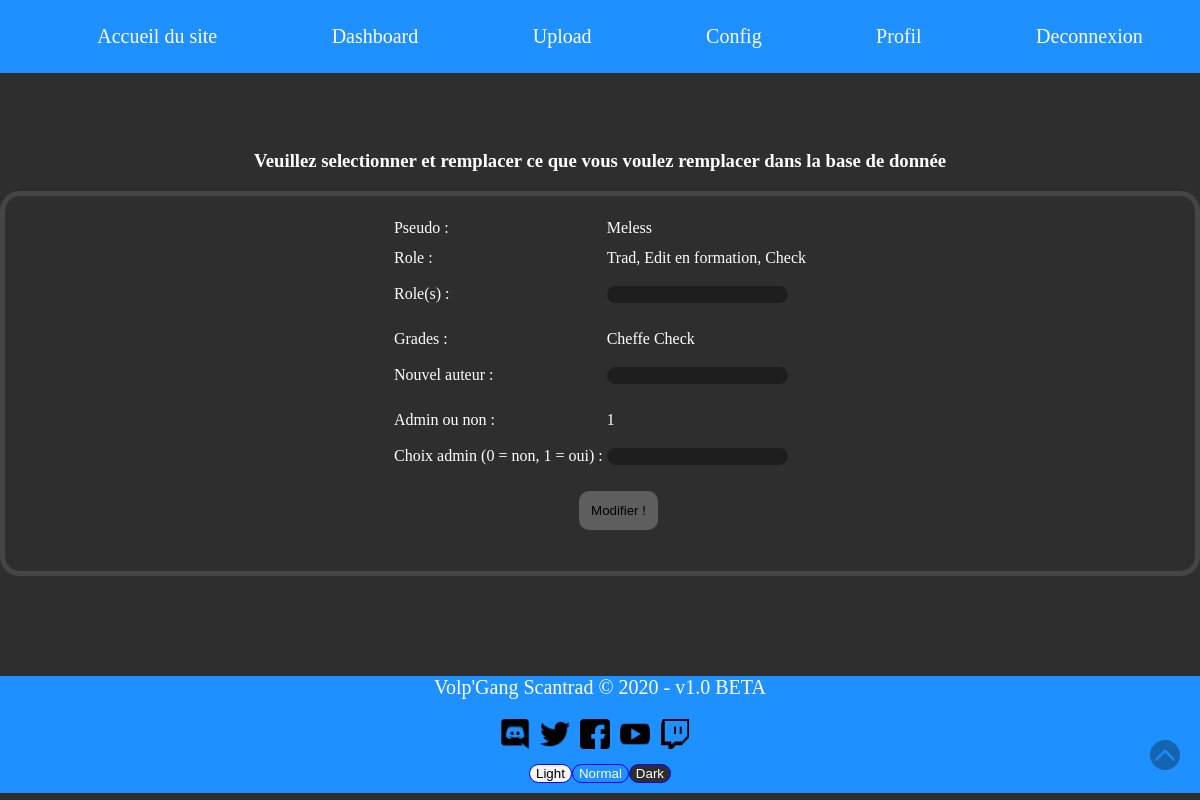
The app's page /admin/modif_team.php?name=Meless (signed in) with its own data.
### tables this page shows
CREATE TABLE IF NOT EXISTS `team` (
  `id` int(11) NOT NULL AUTO_INCREMENT,
  `pseudo` text NOT NULL,
  `role` text NOT NULL,
  `grade` text NOT NULL,
  `Admin` tinyint(1) NOT NULL,
  PRIMARY KEY (`id`)
);

### admin/modif_team.php (the view, shortened to what this page needs)
<?php
require 'nav_admin.php';
$bdd = new PDO('mysql:host=127.0.0.1;port=3308;dbname=vgs', 'root', '');
$getname = $_GET['name'];
$mangas = $bdd->prepare('SELECT * FROM team WHERE pseudo = ?');
$mangas->execute(array($getname));
$donnees = $mangas->fetch();
?>
<html class="" id="toggle_page">
<head>
    <link rel="stylesheet" type="text/css" href="../css/style.css">
    <link rel="stylesheet" type="text/css" href="../css/admin/upload.css">
</head>
<body>
<div align="center">
    <h3>Veuillez selectionner et remplacer ce que vous voulez remplacer dans la base de donnée</h3>
</div>
<div class="form">
    <form method="POST">
        <table>
            <tr>
                <td>
                    <label>Pseudo : </label>
                </td>
                <td>
                    <label><?= $donnees['pseudo'] ?></label>
                </td>
            </tr>
            <tr><td></td></tr>
            <tr><td></td></tr>
            <tr>
                <td>
                    <label>Role : </label>
                </td>
                <td>
                    <label><?= $donnees['role'] ?></label>
                </td>
            </tr>
            <tr>
                <td>
                    <label for="role">Role(s) : </label>
                </td>
                <td>
                    <input class="text" type="text" name="role" id="role">
                </td>
            </tr>
            <tr><td></td></tr>
            <tr><td></td></tr>
            <tr>
                <td>
                    <label>Grades : </label>
                </td>
                <td>
                    <label><?= $donnees['grade'] ?></label>
                </td>
            </tr>
            <tr>
                <td>
                    <label for="grade">Nouvel auteur : </label>
                </td>
                <td>
                    <input class="text" type="text" name="grade" id="grade">
                </td>
            </tr>
            <tr><td></td></tr>
            <tr><td></td></tr>
            <tr>
                <td>
                    <label>Admin ou non : </label>
                </td>
                <td>
                    <label><?= $donnees['Admin'] ?></label>
                </td>
            </tr>
            <tr>
                <td>
                    <label for="admin">Choix admin (0 = non, 1 = oui) : </label>
                </td>
                <td>
                    <input class="text" type="text" name="admin" id="admin">
                </td>
            </tr>
            <tr><td></td></tr>
            <tr><td></td></tr>
        </table>
        <input class="input-select formchoice" type="submit" formmethod="post" name="formmodif" value="Modifier !">
    </form>
</div>
<?php require '../complements/footer.php'; ?>
</body>
</html>

### css/complements.css (style rules this page uses)
* { -moz-box-sizing: border-box; box-sizing: border-box; }
body { min-height: 100%; margin: 0; padding: 0; }

### css/style.css (style rules this page uses)
html { font-family: "Comic Sans MS", serif; margin-top: 150px; }
body { background-color: var(--body_bg_color); color: var(--text_color); }

### css/admin/upload.css (style rules this page uses)
html { margin-top: 150px; }
input.input-select { border: 2px solid #5E5E5E; border-radius: 10px; background: #5E5E5E; padding: 10px; outline: none; margin: 0 10px 0 10px; text-align: center; }
input.text { margin-top: 15px; outline: none; margin-bottom: 15px; }
.form { display: flex; justify-content: center; border: 5px solid #444544; border-radius: 20px; padding: 20px; }
input.text, .filup { background: #1E1E1E; color: var(--text_color); border: var(--border_black); border-radius: 15px; text-align: center; }
input.formchoice { margin-bottom: 5px; display: flex; margin-left: 45%; }
input { outline: none; }

### records on screen
team: pseudo "Meless", role "Trad, Edit en formation, Check", grade "Cheffe Check", Admin "1"
